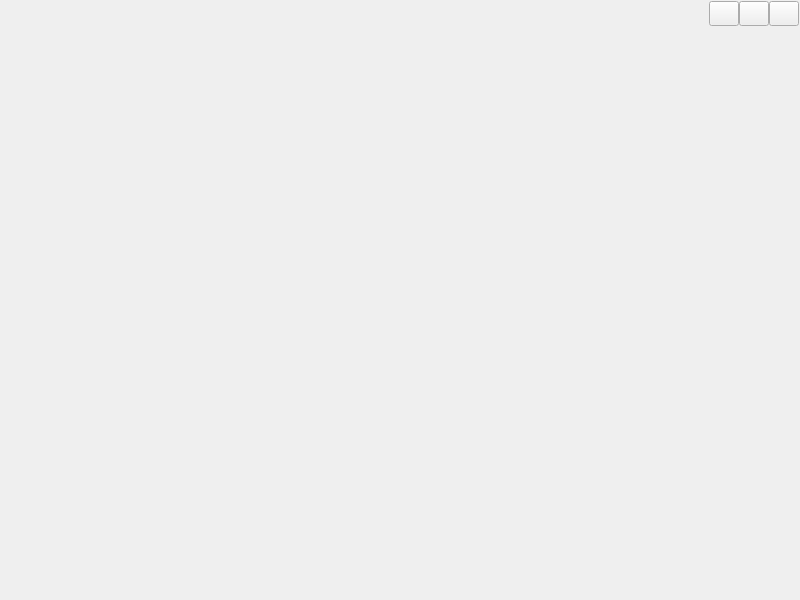
<?xml version="1.0" encoding="UTF-8"?>
<ui version="4.0">
 <class>frmMain</class>
 <widget class="QWidget" name="frmMain">
  <property name="geometry">
   <rect>
    <x>0</x>
    <y>0</y>
    <width>800</width>
    <height>600</height>
   </rect>
  </property>
  <layout class="QVBoxLayout" name="verticalLayout_3">
   <property name="spacing">
    <number>0</number>
   </property>
   <property name="leftMargin">
    <number>0</number>
   </property>
   <property name="topMargin">
    <number>0</number>
   </property>
   <property name="rightMargin">
    <number>0</number>
   </property>
   <property name="bottomMargin">
    <number>0</number>
   </property>
   <item>
    <widget class="QWidget" name="widgetMain" native="true">
     <layout class="QVBoxLayout" name="verticalLayout">
      <property name="spacing">
       <number>1</number>
      </property>
      <property name="leftMargin">
       <number>1</number>
      </property>
      <property name="topMargin">
       <number>1</number>
      </property>
      <property name="rightMargin">
       <number>1</number>
      </property>
      <property name="bottomMargin">
       <number>1</number>
      </property>
      <item>
       <widget class="QWidget" name="widgetTop" native="true">
        <property name="minimumSize">
         <size>
          <width>0</width>
          <height>80</height>
         </size>
        </property>
        <property name="maximumSize">
         <size>
          <width>16777215</width>
          <height>80</height>
         </size>
        </property>
        <layout class="QGridLayout" name="gridLayout">
         <property name="leftMargin">
          <number>0</number>
         </property>
         <property name="topMargin">
          <number>0</number>
         </property>
         <property name="rightMargin">
          <number>0</number>
         </property>
         <property name="bottomMargin">
          <number>0</number>
         </property>
         <property name="spacing">
          <number>0</number>
         </property>
         <item row="0" column="0" rowspan="2">
          <widget class="QWidget" name="widgetLogo" native="true">
           <property name="minimumSize">
            <size>
             <width>300</width>
             <height>0</height>
            </size>
           </property>
           <layout class="QGridLayout" name="gridLayout_2">
            <property name="leftMargin">
             <number>6</number>
            </property>
            <property name="topMargin">
             <number>6</number>
            </property>
            <property name="rightMargin">
             <number>6</number>
            </property>
            <property name="bottomMargin">
             <number>6</number>
            </property>
            <property name="verticalSpacing">
             <number>0</number>
            </property>
            <item row="1" column="1">
             <widget class="QLabel" name="labTitleEn">
              <property name="text">
               <string/>
              </property>
              <property name="alignment">
               <set>Qt::AlignLeading|Qt::AlignLeft|Qt::AlignVCenter</set>
              </property>
             </widget>
            </item>
            <item row="0" column="1">
             <widget class="QLabel" name="labTitleCn">
              <property name="text">
               <string/>
              </property>
              <property name="alignment">
               <set>Qt::AlignBottom|Qt::AlignLeading|Qt::AlignLeft</set>
              </property>
             </widget>
            </item>
            <item row="0" column="0" rowspan="2">
             <widget class="QLabel" name="labLogoImage">
              <property name="text">
               <string/>
              </property>
             </widget>
            </item>
           </layout>
          </widget>
         </item>
         <item row="0" column="1" rowspan="2">
          <widget class="QWidget" name="widgetBtn" native="true">
           <property name="sizePolicy">
            <sizepolicy hsizetype="Preferred" vsizetype="Expanding">
             <horstretch>0</horstretch>
             <verstretch>0</verstretch>
            </sizepolicy>
           </property>
           <layout class="QHBoxLayout" name="layoutNav">
            <item>
             <spacer name="horizontalSpacer_2">
              <property name="orientation">
               <enum>Qt::Horizontal</enum>
              </property>
              <property name="sizeHint" stdset="0">
               <size>
                <width>40</width>
                <height>20</height>
               </size>
              </property>
             </spacer>
            </item>
            <item>
             <widget class="QLabel" name="labWeather">
              <property name="minimumSize">
               <size>
                <width>50</width>
                <height>0</height>
               </size>
              </property>
              <property name="text">
               <string/>
              </property>
             </widget>
            </item>
           </layout>
          </widget>
         </item>
         <item row="0" column="2">
          <widget class="QWidget" name="widgetMenu" native="true">
           <property name="minimumSize">
            <size>
             <width>0</width>
             <height>25</height>
            </size>
           </property>
           <property name="maximumSize">
            <size>
             <width>16777215</width>
             <height>25</height>
            </size>
           </property>
           <layout class="QHBoxLayout" name="horizontalLayout">
            <property name="spacing">
             <number>0</number>
            </property>
            <property name="leftMargin">
             <number>0</number>
            </property>
            <property name="topMargin">
             <number>0</number>
            </property>
            <property name="rightMargin">
             <number>0</number>
            </property>
            <property name="bottomMargin">
             <number>0</number>
            </property>
            <item>
             <spacer name="horizontalSpacer">
              <property name="orientation">
               <enum>Qt::Horizontal</enum>
              </property>
              <property name="sizeType">
               <enum>QSizePolicy::Ignored</enum>
              </property>
              <property name="sizeHint" stdset="0">
               <size>
                <width>40</width>
                <height>20</height>
               </size>
              </property>
             </spacer>
            </item>
            <item>
             <widget class="QPushButton" name="btnMenu_Min">
              <property name="sizePolicy">
               <sizepolicy hsizetype="Minimum" vsizetype="Expanding">
                <horstretch>0</horstretch>
                <verstretch>0</verstretch>
               </sizepolicy>
              </property>
              <property name="minimumSize">
               <size>
                <width>30</width>
                <height>0</height>
               </size>
              </property>
              <property name="maximumSize">
               <size>
                <width>30</width>
                <height>16777215</height>
               </size>
              </property>
              <property name="text">
               <string/>
              </property>
             </widget>
            </item>
            <item>
             <widget class="QPushButton" name="btnMenu_Max">
              <property name="sizePolicy">
               <sizepolicy hsizetype="Minimum" vsizetype="Expanding">
                <horstretch>0</horstretch>
                <verstretch>0</verstretch>
               </sizepolicy>
              </property>
              <property name="minimumSize">
               <size>
                <width>30</width>
                <height>0</height>
               </size>
              </property>
              <property name="maximumSize">
               <size>
                <width>30</width>
                <height>16777215</height>
               </size>
              </property>
              <property name="text">
               <string/>
              </property>
             </widget>
            </item>
            <item>
             <widget class="QPushButton" name="btnMenu_Close">
              <property name="sizePolicy">
               <sizepolicy hsizetype="Minimum" vsizetype="Expanding">
                <horstretch>0</horstretch>
                <verstretch>0</verstretch>
               </sizepolicy>
              </property>
              <property name="minimumSize">
               <size>
                <width>30</width>
                <height>0</height>
               </size>
              </property>
              <property name="maximumSize">
               <size>
                <width>30</width>
                <height>16777215</height>
               </size>
              </property>
              <property name="text">
               <string/>
              </property>
             </widget>
            </item>
           </layout>
          </widget>
         </item>
         <item row="1" column="2">
          <widget class="QWidget" name="widgetInfo" native="true">
           <property name="sizePolicy">
            <sizepolicy hsizetype="Preferred" vsizetype="Expanding">
             <horstretch>0</horstretch>
             <verstretch>0</verstretch>
            </sizepolicy>
           </property>
           <property name="minimumSize">
            <size>
             <width>130</width>
             <height>0</height>
            </size>
           </property>
           <property name="maximumSize">
            <size>
             <width>130</width>
             <height>16777215</height>
            </size>
           </property>
           <layout class="QVBoxLayout" name="verticalLayout_2">
            <property name="spacing">
             <number>0</number>
            </property>
            <property name="leftMargin">
             <number>0</number>
            </property>
            <property name="topMargin">
             <number>0</number>
            </property>
            <property name="rightMargin">
             <number>0</number>
            </property>
            <property name="bottomMargin">
             <number>0</number>
            </property>
           </layout>
          </widget>
         </item>
        </layout>
       </widget>
      </item>
      <item>
       <widget class="QStackedWidget" name="stackedWidget"/>
      </item>
     </layout>
    </widget>
   </item>
  </layout>
 </widget>
 <layoutdefault spacing="6" margin="11"/>
 <resources/>
 <connections/>
</ui>
